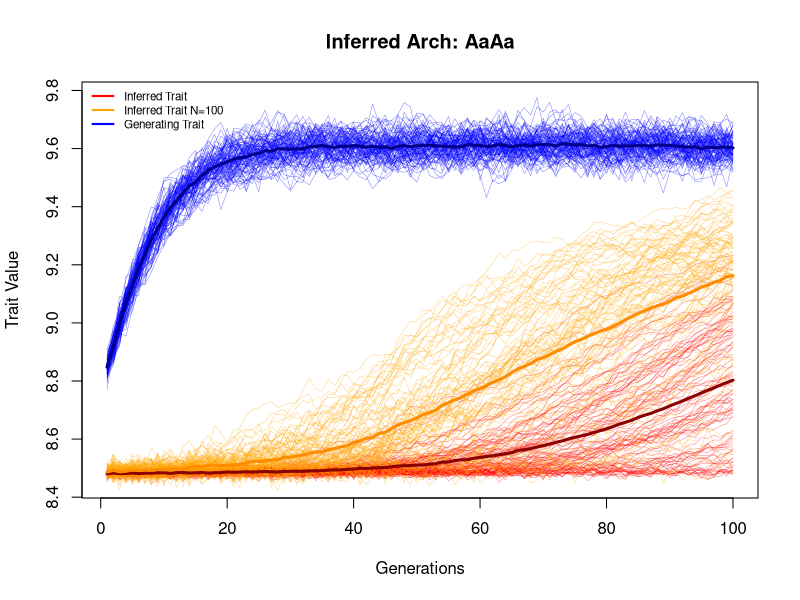
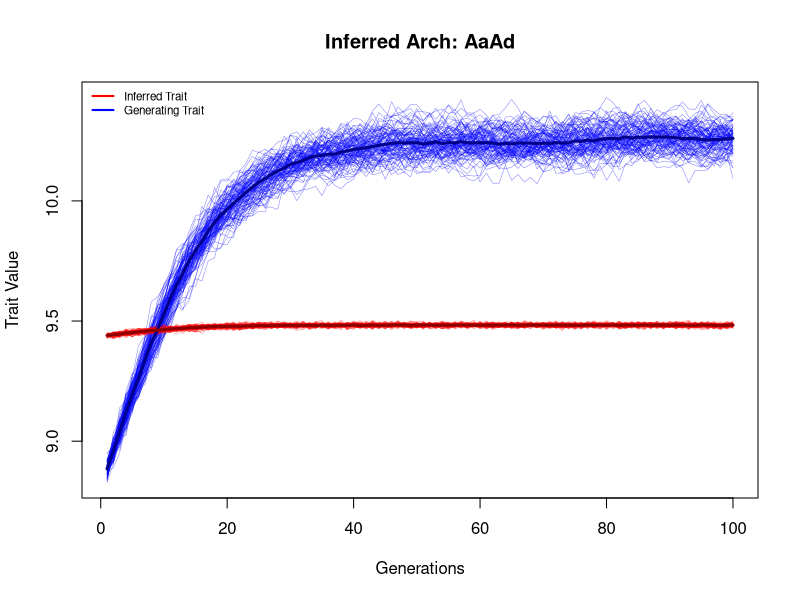
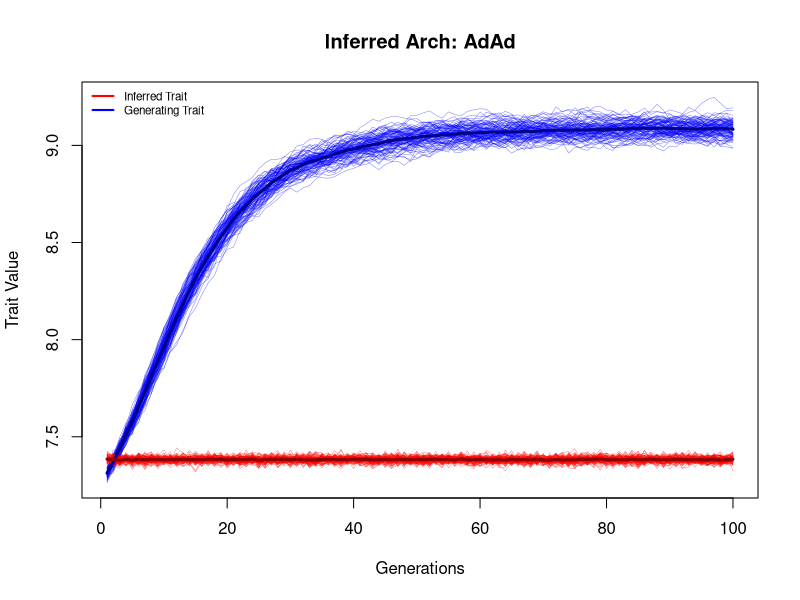

Write the R code that produced these figures, in order.
# Jorja Burch - jorjaelliott@tamu.edu
# selection simulation figures script

library(scales)

##### AaAa #####
# define path to save plot as pdf
pdf("select_AaAa.pdf")

# read in generating trait results
res.aa.compound.trait <- as.matrix(read.csv("../../results/selection simulation results/res.aa.compound.trait.csv", row.names = 1))

# read in inferred trait results
res.aa.single.trait <- as.matrix(read.csv("../../results/selection simulation results/res.aa.single.trait.csv", row.names = 1))

# read in inferred trait N=100 results
res.aa.single.trait100 <- as.matrix(read.csv("../../results/selection simulation results/res.aa.single.trait100.csv", row.names = 1))


# plot generating trait arch
plot(res.aa.compound.trait[1,], type="l", 
     ylim=c(range(c(res.aa.single.trait, res.aa.compound.trait))),
     ylab="Trait Value", xlab="Generations", main = "Inferred Arch: AaAa", col=alpha("blue",0.5), lwd=0.5)
for(i in 2:nrow(res.aa.compound.trait)){
  lines(res.aa.compound.trait[i,], col=alpha("blue", 0.5), lwd=0.5)
}
# add inferred trait arch
for(i in 1:nrow(res.aa.single.trait)){
  lines(res.aa.single.trait[i,], col=alpha("red",0.5), lwd=0.5)
}
for(i in 1:nrow(res.aa.single.trait100)){
  lines(res.aa.single.trait100[i,], col=alpha("orange", 0.5), lwd=0.5)
}
meanline_comp <- colMeans(res.aa.compound.trait)
meanline_sing <- colMeans(res.aa.single.trait)
meanline_sing100 <- colMeans(res.aa.single.trait100)
lines(meanline_comp, col="dark blue", lwd=3)
lines(meanline_sing, col="dark red", lwd=3)
lines(meanline_sing100, col="dark orange", lwd=3)

legend("topleft", legend=c("Inferred Trait", "Inferred Trait N=100", "Generating Trait"),
       col=c("red", "orange", "blue"), lwd=2, lty=1, bty="n", cex=0.7)

# close the pdf device
dev.off()
##### AaAa #####


##### AaAd #####
# define path to save plot as pdf
pdf("select_AaAd.pdf")

# read in generating trait results
res.ad.compound.trait <- as.matrix(read.csv("../../results/selection simulation results/res.ad.compound.trait.csv", row.names = 1))

# read in inferred trait results
res.ad.single.trait <- as.matrix(read.csv("../../results/selection simulation results/res.ad.single.trait.csv", row.names = 1))

# plot generating trait arch
plot(res.ad.compound.trait[1,], type="l", 
     ylim=c(range(c(res.ad.single.trait, res.ad.compound.trait))),
     ylab="Trait Value", xlab="Generations", main="Inferred Arch: AaAd", col=alpha("blue",0.5), lwd=0.5)
for(i in 2:nrow(res.ad.compound.trait)){
  lines(res.ad.compound.trait[i,], col=alpha("blue", 0.5), lwd=0.5)
}
# add inferred trait arch
for(i in 1:nrow(res.ad.single.trait)){
  lines(res.ad.single.trait[i,], col=alpha("red",0.5), lwd=0.5)
}
meanline_comp <- colMeans(res.ad.compound.trait)
meanline_sing <- colMeans(res.ad.single.trait)
lines(meanline_comp, col="dark blue", lwd=3)
lines(meanline_sing, col="dark red", lwd=3)
legend("topleft", legend=c("Inferred Trait", "Generating Trait"),
       col=c("red", "blue"), lwd=2, lty=1, bty="n", cex=0.7)

# close the pdf device
dev.off()
##### AaAd #####


##### AdAd #####
# define path to save plot as pdf
pdf("select_AdAd.pdf")

# read in generating trait results
res.dd.compound.trait <- as.matrix(read.csv("../../results/selection simulation results/res.dd.compound.trait.csv", row.names = 1))

# read in inferred trait results
res.dd.single.trait <- as.matrix(read.csv("../../results/selection simulation results/res.dd.single.trait.csv", row.names = 1))

# plot generating trait arch
plot(res.dd.compound.trait[1,], type="l", 
     ylim=c(range(c(res.dd.single.trait, res.dd.compound.trait))),
     ylab="Trait Value", xlab="Generations", main="Inferred Arch: AdAd", col=alpha("blue",0.5), lwd=0.5)
for(i in 2:nrow(res.dd.compound.trait)){
  lines(res.dd.compound.trait[i,], col=alpha("blue", 0.5), lwd=0.5)
}
# add inferred trait arch
for(i in 1:nrow(res.dd.single.trait)){
  lines(res.dd.single.trait[i,], col=alpha("red",0.5), lwd=0.5)
}
meanline_comp <- colMeans(res.dd.compound.trait)
meanline_sing <- colMeans(res.dd.single.trait)
lines(meanline_comp, col="dark blue", lwd=3)
lines(meanline_sing, col="dark red", lwd=3)
legend("topleft", legend=c("Inferred Trait", "Generating Trait"), 
       col=c("red", "blue"), lwd=2, lty=1, bty="n", cex=0.7)

# close the pdf device
dev.off()
##### AdAd #####
